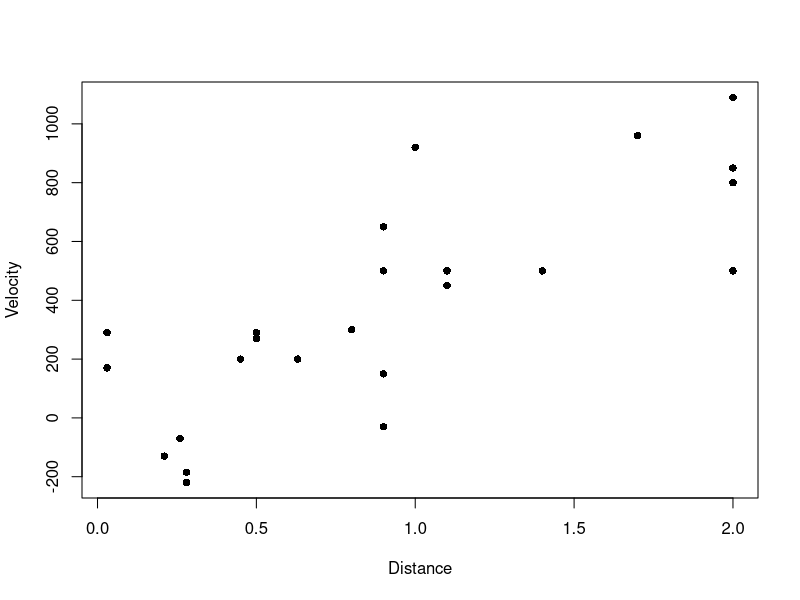

Write the R code that produced this figure.
## ---- chunk 1
library(formatR)
library(tidyverse)
library(kableExtra)

# Set so that long lines in R will be wrapped:
knitr::opts_chunk$set(tidy.opts=list(width.cutoff=80), tidy=FALSE)
knitr::opts_chunk$set(cache=TRUE,warning=F)
knitr::opts_chunk$set(out.height='40%',fig.align = "center")
add.space = 0

# kable table global setup
kt = function(data) {
  kable(data, align = "c", escape = FALSE) %>%
    kable_styling(bootstrap_options = c("striped"),
                  latex_options = c("hold_position"))
}
## ---- chunk 2
# Create the data frame
data = data.frame(
  c("Y | X", 1, 2, 3, "$\\Sigma$"),
  c(1, 0.3, 0.3, 0, ""),
  c(2, 0, 0.3, 0.1, ""),
  c("$\\Sigma$", rep("", 4)))

data = t(data)
rownames(data) = NULL

# Render the table using kable with 'pipe' format
kt(data)
## ---- chunk 3
# Create the data frame
data = data.frame(
  c("Y | X", 1, 2, 3, "$\\Sigma$"),
  c(1, 0.3, 0.3, 0, ""),
  c(2, 0, 0.3, 0.1, ""),
  c("$\\Sigma$", rep("", 4)))

data = t(data)
rownames(data) = NULL

# Render the table using kable with 'pipe' format
kt(data)
## ---- chunk 4
# Create the data frame
data = data.frame(
  c("Y | X", 1, 2, 3, "$\\Sigma$"),
  c(1, 0.3, 0.3, 0, ""),
  c(2, 0, 0.3, 0.1, ""),
  c("$\\Sigma$", rep("", 4)))

data = t(data)
rownames(data) = NULL

# Render the table using kable with 'pipe' format
kt(data)
## ---- chunk 5
# Create the data frame
data = data.frame(
  c("Y | X", 1, 2, 3, "$\\Sigma$"),
  c(1, 0.3, 0.3, 0, ""),
  c(2, 0, 0.3, 0.1, ""),
  c("$\\Sigma$", rep("", 4)))

data = t(data)
rownames(data) = NULL

# Render the table using kable with 'pipe' format
kt(data)
## ---- chunk 6
hubble = read_csv(file = "hubble.csv")
plot(Velocity~Distance,data=hubble, pch=16)
## ---- chunk 7
cor(hubble$Distance,hubble$Velocity)
cov(hubble$Distance,hubble$Velocity)
## ---- chunk 8
# get info on the mtcars dataset
?mtcars
## ---- chunk 9
data(mtcars)
head(mtcars)
## ---- chunk 10
# construct a two-way table of counts for cyl and gear
m.table = table(mtcars$cyl, mtcars$gear)
m.table
## ---- chunk 11
# calculate the number of total observations
n = sum(m.table); n

# construct the joint pmf
m.pmf = m.table/n; m.pmf
## ---- chunk 12
# marginal pmf of gear
colSums(m.pmf)

# marginal pmf of cyl
rowSums(m.pmf)
## ---- chunk 13
cor(mtcars$cyl,mtcars$gear)
